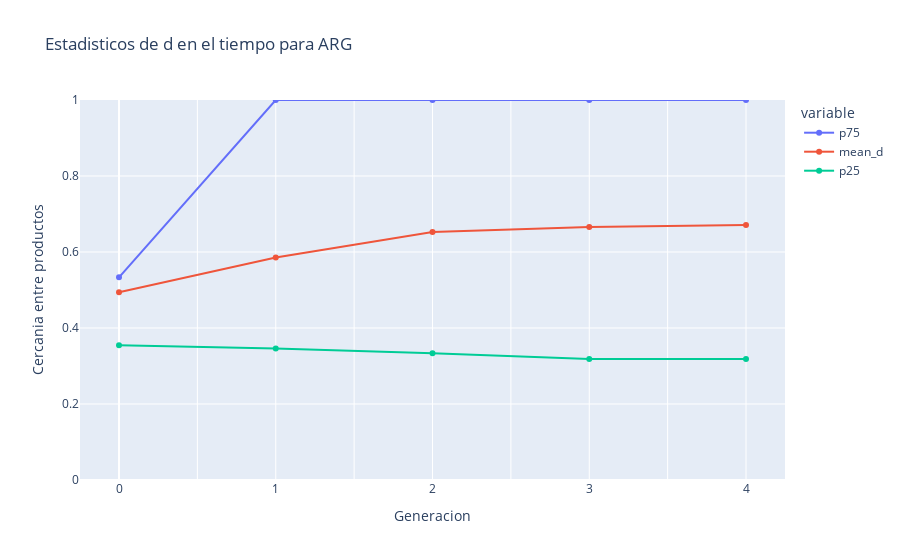

Notebook cell for this chart:
### Code cell
pais = "ARG"
d_arg_df = d_vector_df[d_vector_df["country"]==pais]
fig = px.line(d_arg_df, x="generation", y=["p75","mean_d", "p25"], title=f'Estadisticos de d en el tiempo para {pais}', markers=True,
    labels={"value": "Cercania entre productos", "generation": "Generacion"},
    )
fig.update_yaxes(range=[0,1])
fig.update_xaxes(ticklabelstep=2)
fig.show()

### Figure 1 — Plotly figure (JSON) as saved in the notebook; plotly's stock layout.template omitted (floating-point values rounded to 4 significant figures)
{"data": [{"hovertemplate": "variable=p75<br>Generacion=%{x}<br>Cercania entre productos=%{y}<extra></extra>", "legendgroup": "p75", "line": {"color": "#636efa", "dash": "solid"}, "marker": {"symbol": "circle"}, "mode": "lines+markers", "name": "p75", "orientation": "v", "showlegend": true, "type": "scatter", "x": [0, 1, 2, 3, 4], "xaxis": "x", "y": [0.5333, 1, 1, 1, 1], "yaxis": "y"}, {"hovertemplate": "variable=mean_d<br>Generacion=%{x}<br>Cercania entre productos=%{y}<extra></extra>", "legendgroup": "mean_d", "line": {"color": "#EF553B", "dash": "solid"}, "marker": {"symbol": "circle"}, "mode": "lines+markers", "name": "mean_d", "orientation": "v", "showlegend": true, "type": "scatter", "x": [0, 1, 2, 3, 4], "xaxis": "x", "y": [0.4938, 0.5857, 0.6524, 0.6661, 0.6712], "yaxis": "y"}, {"hovertemplate": "variable=p25<br>Generacion=%{x}<br>Cercania entre productos=%{y}<extra></extra>", "legendgroup": "p25", "line": {"color": "#00cc96", "dash": "solid"}, "marker": {"symbol": "circle"}, "mode": "lines+markers", "name": "p25", "orientation": "v", "showlegend": true, "type": "scatter", "x": [0, 1, 2, 3, 4], "xaxis": "x", "y": [0.3548, 0.3462, 0.3333, 0.3182, 0.3182], "yaxis": "y"}], "layout": {"legend": {"title": {"text": "variable"}, "tracegroupgap": 0}, "title": {"text": "Estadisticos de d en el tiempo para ARG"}, "xaxis": {"anchor": "y", "domain": [0, 1], "ticklabelstep": 2, "title": {"text": "Generacion"}}, "yaxis": {"anchor": "x", "domain": [0, 1], "range": [0, 1], "title": {"text": "Cercania entre productos"}}}}
